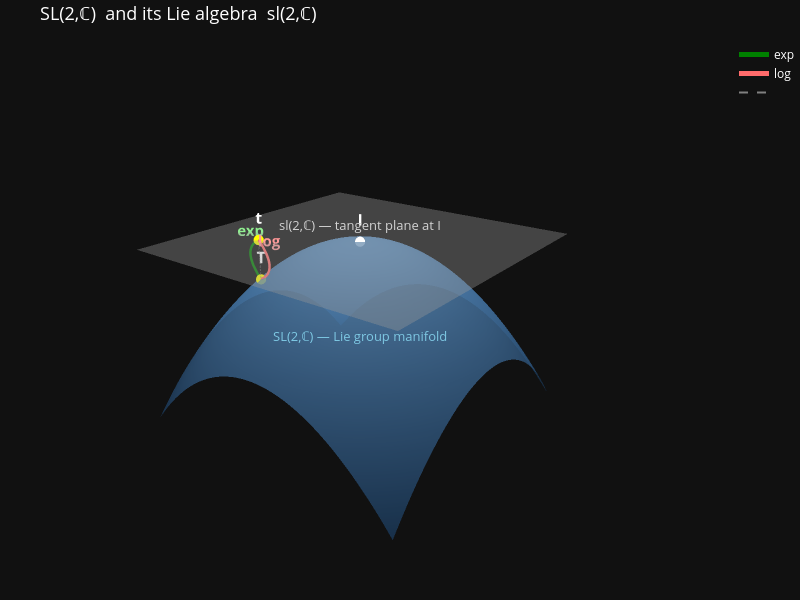

Notebook source saved alongside this figure:
### Code cell
import plotly.graph_objects as go
import numpy as np

# ── PARABOLOID MANIFOLD ─────────────────────────────────────────────────────
u = np.linspace(-1, 1, 60)
v = np.linspace(-1, 1, 60)
U, V = np.meshgrid(u, v)
X = 2.2 * U
Y = 2.2 * V
Z = -0.28 * (X**2 + Y**2)

# ── TANGENT PLANE at apex (z=0) ─────────────────────────────────────────────
tp = np.linspace(-1, 1, 6)
TP_U, TP_V = np.meshgrid(tp, tp)
TP_X = 2.2 * TP_U
TP_Y = 2.2 * TP_V
TP_Z = np.zeros_like(TP_X)

# ── KEY POINTS ───────────────────────────────────────────────────────────────
def manifold_fn(u, v):
    x = 2.2 * u
    y = 2.2 * v
    z = -0.28 * (x**2 + y**2)
    return np.array([x, y, z])

I_pos = manifold_fn(0, 0)
T_pos = manifold_fn(-0.55, -0.38)
t_pos = np.array([T_pos[0], T_pos[1], 0.0])

# ── EXP / LOG CURVED PATHS ───────────────────────────────────────────────────
def arc3d(start, end, bow, n=40):
    start, end, bow = np.array(start), np.array(end), np.array(bow)
    mid = (start + end) / 2 + bow
    t_vals = np.linspace(0, 1, n)
    # quadratic bezier
    pts = np.outer((1-t_vals)**2, start) + \
          np.outer(2*(1-t_vals)*t_vals, mid) + \
          np.outer(t_vals**2, end)
    return pts[:, 0], pts[:, 1], pts[:, 2]

exp_x, exp_y, exp_z = arc3d(t_pos, T_pos, np.array([-0.6,  0.2, 0.0]))
log_x, log_y, log_z = arc3d(T_pos, t_pos, np.array([ 0.6, -0.2, 0.0]))

# ── DASHED LINE t -> T ────────────────────────────────────────────────────────
dash_x = [t_pos[0], T_pos[0]]
dash_y = [t_pos[1], T_pos[1]]
dash_z = [t_pos[2], T_pos[2]]

# ── BUILD FIGURE ─────────────────────────────────────────────────────────────
fig = go.Figure()

# Manifold
fig.add_trace(go.Surface(
    x=X, y=Y, z=Z,
    colorscale=[[0, "#1a3a5c"], [1, "#5a91c6"]],
    opacity=0.75,
    showscale=False,
    name="SL(2,ℂ)"
))

# Tangent plane
fig.add_trace(go.Surface(
    x=TP_X, y=TP_Y, z=TP_Z,
    colorscale=[[0, "#666666"], [1, "#aaaaaa"]],
    opacity=0.38,
    showscale=False,
    name="sl(2,ℂ)"
))

# Exp arrow (green)
fig.add_trace(go.Scatter3d(
    x=exp_x, y=exp_y, z=exp_z,
    mode="lines",
    line=dict(color="green", width=5),
    name="exp"
))

# Log arrow (red)
fig.add_trace(go.Scatter3d(
    x=log_x, y=log_y, z=log_z,
    mode="lines",
    line=dict(color="#ff6b6b", width=5),
    name="log"
))

# Dashed vertical line
fig.add_trace(go.Scatter3d(
    x=dash_x, y=dash_y, z=dash_z,
    mode="lines",
    line=dict(color="grey", width=2, dash="dash"),
    name=""
))

# Points
points = {
    "I": I_pos,
    "T": T_pos,
    "t": t_pos,
}
for label, pos in points.items():
    fig.add_trace(go.Scatter3d(
        x=[pos[0]], y=[pos[1]], z=[pos[2]],
        mode="markers+text",
        marker=dict(size=6, color="white" if label == "I" else "yellow"),
        text=[f"<b>{label}</b>"],
        textposition="top center",
        textfont=dict(size=16, color="white"),
        showlegend=False,
    ))

# Labels for exp / log midpoints
for label, xs, ys, zs, col in [
    ("exp", exp_x, exp_y, exp_z, "lightgreen"),
    ("log", log_x, log_y, log_z, "#ff9999"),
]:
    mid = len(xs) // 2
    fig.add_trace(go.Scatter3d(
        x=[xs[mid]], y=[ys[mid]], z=[zs[mid]],
        mode="text",
        text=[f"<b>{label}</b>"],
        textfont=dict(size=15, color=col),
        showlegend=False,
    ))

# ── LAYOUT ────────────────────────────────────────────────────────────────────
fig.update_layout(
    title=dict(
        text="SL(2,ℂ)  and its Lie algebra  sl(2,ℂ)",
        font=dict(size=18, color="white")
    ),
    paper_bgcolor="#111111",
    scene=dict(
        bgcolor="#111111",
        xaxis=dict(visible=False),
        yaxis=dict(visible=False),
        zaxis=dict(visible=False),
        camera=dict(eye=dict(x=1.4, y=-1.8, z=1.0)),
        annotations=[
            dict(x=0, y=0, z=0.25,
                 text="sl(2,ℂ) — tangent plane at I",
                 showarrow=False, font=dict(color="lightgrey", size=13)),
            dict(x=0, y=0, z=-1.5,
                 text="SL(2,ℂ) — Lie group manifold",
                 showarrow=False, font=dict(color="#7ec8e3", size=13)),
        ]
    ),
    legend=dict(font=dict(color="white")),
    margin=dict(l=0, r=0, t=40, b=0),
    width=800, height=600,
)

fig.show()

### Figure 1 — Plotly figure (JSON) as saved in the notebook; plotly's stock layout.template omitted (floating-point values rounded to 4 significant figures; data arrays with more than 128 entries replaced by an {"elided": "..."} marker saying what was removed)
{"data": [{"colorscale": [[0, "#1a3a5c"], [1, "#5a91c6"]], "name": "SL(2,ℂ)", "opacity": 0.75, "showscale": false, "type": "surface", "x": {"elided": "60x60 float values"}, "y": {"elided": "60x60 float values"}, "z": {"elided": "60x60 float values"}}, {"colorscale": [[0, "#666666"], [1, "#aaaaaa"]], "name": "sl(2,ℂ)", "opacity": 0.38, "showscale": false, "type": "surface", "x": [[-2.2, -1.32, -0.44, 0.44, 1.32, 2.2], [-2.2, -1.32, -0.44, 0.44, 1.32, 2.2], [-2.2, -1.32, -0.44, 0.44, 1.32, 2.2], [-2.2, -1.32, -0.44, 0.44, 1.32, 2.2], [-2.2, -1.32, -0.44, 0.44, 1.32, 2.2], [-2.2, -1.32, -0.44, 0.44, 1.32, 2.2]], "y": [[-2.2, -2.2, -2.2, -2.2, -2.2, -2.2], [-1.32, -1.32, -1.32, -1.32, -1.32, -1.32], [-0.44, -0.44, -0.44, -0.44, -0.44, -0.44], [0.44, 0.44, 0.44, 0.44, 0.44, 0.44], [1.32, 1.32, 1.32, 1.32, 1.32, 1.32], [2.2, 2.2, 2.2, 2.2, 2.2, 2.2]], "z": [[0.0, 0.0, 0.0, 0.0, 0.0, 0.0], [0.0, 0.0, 0.0, 0.0, 0.0, 0.0], [0.0, 0.0, 0.0, 0.0, 0.0, 0.0], [0.0, 0.0, 0.0, 0.0, 0.0, 0.0], [0.0, 0.0, 0.0, 0.0, 0.0, 0.0], [0.0, 0.0, 0.0, 0.0, 0.0, 0.0]]}, {"line": {"color": "green", "width": 5}, "mode": "lines", "name": "exp", "type": "scatter3d", "x": [-1.21, -1.24, -1.268, -1.295, -1.32, -1.344, -1.366, -1.387, -1.406, -1.423, -1.439, -1.453, -1.466, -1.477, -1.486, -1.494, -1.5, -1.505, -1.508, -1.51, -1.51, -1.508, -1.505, -1.5, -1.494, -1.486, -1.477, -1.466, -1.453, -1.439, -1.423, -1.406, -1.387, -1.366, -1.344, -1.32, -1.295, -1.268, -1.24, -1.21], "y": [-0.836, -0.826, -0.8165, -0.8076, -0.7992, -0.7913, -0.7839, -0.7771, -0.7708, -0.765, -0.7597, -0.755, -0.7508, -0.7471, -0.744, -0.7413, -0.7392, -0.7376, -0.7366, -0.7361, -0.7361, -0.7366, -0.7376, -0.7392, -0.7413, -0.744, -0.7471, -0.7508, -0.755, -0.7597, -0.765, -0.7708, -0.7771, -0.7839, -0.7913, -0.7992, -0.8076, -0.8165, -0.826, -0.836], "z": [0.0, -0.01553, -0.03106, -0.04659, -0.06212, -0.07765, -0.09318, -0.1087, -0.1242, -0.1398, -0.1553, -0.1708, -0.1864, -0.2019, -0.2174, -0.2329, -0.2485, -0.264, -0.2795, -0.2951, -0.3106, -0.3261, -0.3416, -0.3572, -0.3727, -0.3882, -0.4038, -0.4193, -0.4348, -0.4503, -0.4659, -0.4814, -0.4969, -0.5125, -0.528, -0.5435, -0.5591, -0.5746, -0.5901, -0.6056]}, {"line": {"color": "#ff6b6b", "width": 5}, "mode": "lines", "name": "log", "type": "scatter3d", "x": [-1.21, -1.18, -1.152, -1.125, -1.1, -1.076, -1.054, -1.033, -1.014, -0.997, -0.9812, -0.967, -0.9544, -0.9433, -0.9339, -0.926, -0.9197, -0.9149, -0.9118, -0.9102, -0.9102, -0.9118, -0.9149, -0.9197, -0.926, -0.9339, -0.9433, -0.9544, -0.967, -0.9812, -0.997, -1.014, -1.033, -1.054, -1.076, -1.1, -1.125, -1.152, -1.18, -1.21], "y": [-0.836, -0.846, -0.8555, -0.8644, -0.8728, -0.8807, -0.8881, -0.8949, -0.9012, -0.907, -0.9123, -0.917, -0.9212, -0.9249, -0.928, -0.9307, -0.9328, -0.9344, -0.9354, -0.9359, -0.9359, -0.9354, -0.9344, -0.9328, -0.9307, -0.928, -0.9249, -0.9212, -0.917, -0.9123, -0.907, -0.9012, -0.8949, -0.8881, -0.8807, -0.8728, -0.8644, -0.8555, -0.846, -0.836], "z": [-0.6056, -0.5901, -0.5746, -0.5591, -0.5435, -0.528, -0.5125, -0.4969, -0.4814, -0.4659, -0.4503, -0.4348, -0.4193, -0.4038, -0.3882, -0.3727, -0.3572, -0.3416, -0.3261, -0.3106, -0.2951, -0.2795, -0.264, -0.2485, -0.2329, -0.2174, -0.2019, -0.1864, -0.1708, -0.1553, -0.1398, -0.1242, -0.1087, -0.09318, -0.07765, -0.06212, -0.04659, -0.03106, -0.01553, 0.0]}, {"line": {"color": "grey", "dash": "dash", "width": 2}, "mode": "lines", "name": "", "type": "scatter3d", "x": [-1.21, -1.21], "y": [-0.836, -0.836], "z": [0, -0.6056]}, {"marker": {"color": "white", "size": 6}, "mode": "markers+text", "showlegend": false, "text": ["<b>I</b>"], "textfont": {"color": "white", "size": 16}, "textposition": "top center", "type": "scatter3d", "x": [0], "y": [0], "z": [0]}, {"marker": {"color": "yellow", "size": 6}, "mode": "markers+text", "showlegend": false, "text": ["<b>T</b>"], "textfont": {"color": "white", "size": 16}, "textposition": "top center", "type": "scatter3d", "x": [-1.21], "y": [-0.836], "z": [-0.6056]}, {"marker": {"color": "yellow", "size": 6}, "mode": "markers+text", "showlegend": false, "text": ["<b>t</b>"], "textfont": {"color": "white", "size": 16}, "textposition": "top center", "type": "scatter3d", "x": [-1.21], "y": [-0.836], "z": [0]}, {"mode": "text", "showlegend": false, "text": ["<b>exp</b>"], "textfont": {"color": "lightgreen", "size": 15}, "type": "scatter3d", "x": [-1.51], "y": [-0.7361], "z": [-0.3106]}, {"mode": "text", "showlegend": false, "text": ["<b>log</b>"], "textfont": {"color": "#ff9999", "size": 15}, "type": "scatter3d", "x": [-0.9102], "y": [-0.9359], "z": [-0.2951]}], "layout": {"height": 600, "legend": {"font": {"color": "white"}}, "margin": {"b": 0, "l": 0, "r": 0, "t": 40}, "paper_bgcolor": "#111111", "scene": {"annotations": [{"font": {"color": "lightgrey", "size": 13}, "showarrow": false, "text": "sl(2,ℂ) — tangent plane at I", "x": 0, "y": 0, "z": 0.25}, {"font": {"color": "#7ec8e3", "size": 13}, "showarrow": false, "text": "SL(2,ℂ) — Lie group manifold", "x": 0, "y": 0, "z": -1.5}], "bgcolor": "#111111", "camera": {"eye": {"x": 1.4, "y": -1.8, "z": 1}}, "xaxis": {"visible": false}, "yaxis": {"visible": false}, "zaxis": {"visible": false}}, "title": {"font": {"color": "white", "size": 18}, "text": "SL(2,ℂ)  and its Lie algebra  sl(2,ℂ)"}, "width": 800}}
